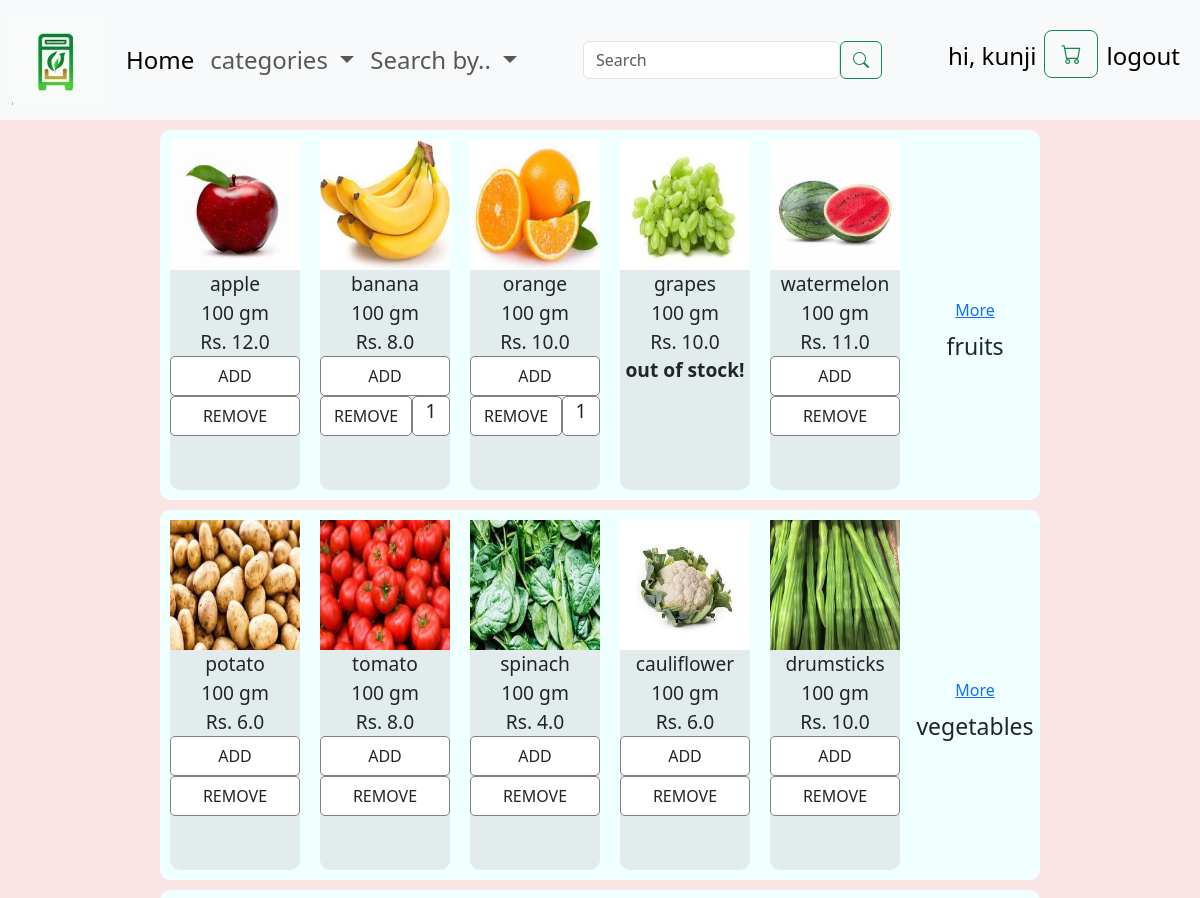
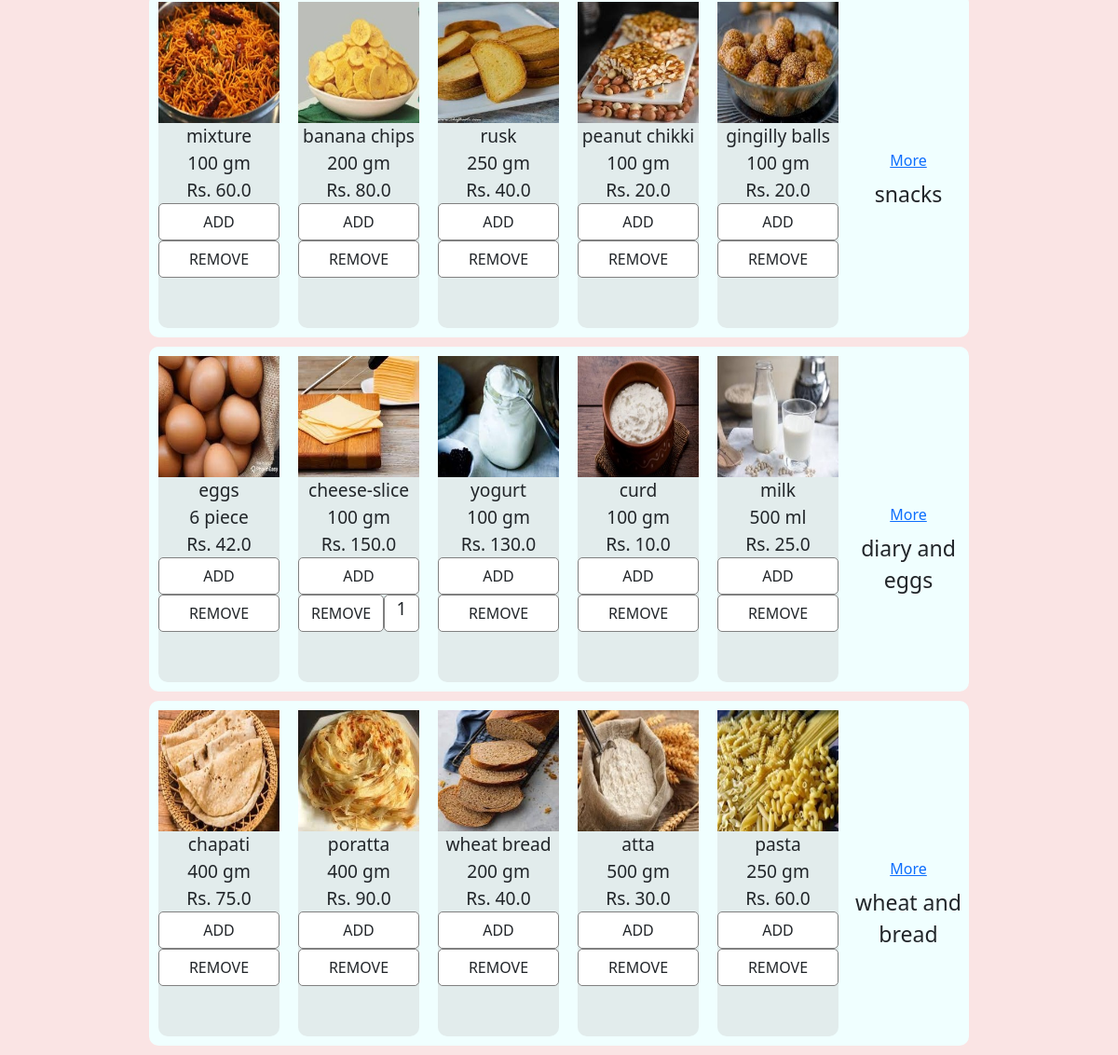
The app's page /home (signed in) with its own data (2 pictures, top to bottom).
### application/models.py (models this page shows, shortened)
class user(db.Model,UserMixin):
    id=db.Column(db.Integer(),primary_key=True)
    uname=db.Column(db.String(length=30),nullable=False,unique=True)
    pswdhash=db.Column(db.String(length=60),nullable=False)
    role=db.Column(db.String(length=10),nullable=False,default='User')
    cart = db.relationship('Cart', backref='user', lazy=True)
    @property
    def password(self):
        return self.password

class prod(db.Model):
    id=db.Column(db.Integer(),primary_key=True)
    catid = db.Column(db.Integer(), db.ForeignKey('cat.id',name='fkpc'), nullable=False)
    pname=db.Column(db.String(length=30),nullable=False,unique=True)
    price = db.Column(db.Float, nullable=False)
    unit=db.Column(db.String(length=15),nullable=False)
    qty=db.Column(db.Integer(),nullable=False,default=0)
    stock=db.Column(db.Integer(),nullable=False,default=20)
    sold=db.Column(db.Integer(),nullable=False)

class cat(db.Model):
    id=db.Column(db.Integer(),primary_key=True)
    cname=db.Column(db.String(length=30),nullable=False,unique=True)
    products = db.relationship('prod', backref='cat', lazy=True)

### application/controllers.py (the view)
@login_required
@app.route('/home')
def hp():
    cate=cat.query.all()
    c=5
    d={}
    for i in current_user.cart:
        d[i.Pid]=i.no
    return render_template('hp.html',cate=cate,c=c,d=d)

### application/models.py (called while the page is built)
@login_manager.user_loader
def load_user(user_id):
    return user.query.get(int(user_id))

### templates/hp.html (shortened to what this page needs)
{%extends 'base.html'%}
{%block content%}
<div class="blockcontent">
{% for i in cate %}
<div class="hpcatb">
<div class="hpcat">
    {%for j in i.products%}
    {%if loop.index <= 5%}
    <div class="prod">
    <div class="pic"><img src="{{ url_for('static', filename='images/prod/'+ j.pname+'.jpeg') }}" alt="product img"></div>
    <div class="name">{{j.pname}}</div>
    <div class="paq">
        {{j.qty}}
        {{j.unit}}
    </div>
    <div class="price">Rs. {{j.price}}</div>
    {%if j.stock>0%}
    <div class="atc">
        <div class="button1">
        <form action="{{ url_for('modifycart', prodid=j.id) }}" method="post">
            <button class="btn" type="submit" name="action" value="add">
                ADD
            </button>
        </form>
        </div>
        <div class="button2">
        <form action="{{ url_for('modifycart', prodid=j.id) }}" method="post">
            <button class="btn" type="submit" name="action" value="remove">
            REMOVE
        </button>
        </form>
        </div>
        {%if j.id in d and d[j.id]>0%}
        <div class="qty">{{ d[j.id] }}</div>
        {%endif%}
    </div>
    {%else%}
    <div class="oof"><strong>out of stock!</strong></div>
    {%endif%}
    </div>
    {%endif%}
    {%endfor%}
    <div class="end">
        <button class="btn more">
            {% set url_params = {'category': i.cname, 'price': None, 'expiry': None} %}
                    <a class="fromddi" href="{{ url_for('fsearch', **url_params) }}">
                      More
                    </a>
        </button>
        <div class="cn">{{i.cname}}</div>
    </div>
</div>
</div>
{%endfor%}
</div>
{%endblock%}

### templates/base.html (shortened to what this page needs)
<!doctype html>
<html lang="en">
   <head>
      <link href="https://cdn.jsdelivr.net/npm/bootstrap@5.3.1/dist/css/bootstrap.min.css" rel="stylesheet">
      <link href="https://cdn.jsdelivr.net/npm/bootstrap-icons@1.10.5/font/bootstrap-icons.min.css" rel="stylesheet">
      <link rel="stylesheet" href="static/css/hp.css">
      <link rel="stylesheet" href="static/css/fs.css">
      <link rel="stylesheet" href="static/css/base.css">
      <link rel="stylesheet" href="static/css/cart.css">
   </head>
   <body>
      <nav class="navbar navbar-expand-md bg-body-tertiary">
        <div class="container-fluid">
          <a class="navbar-brand" href="#"><img src="{{ url_for('static', filename='images/logo/small.jpg') }}" alt="logo"> </a>
          <div class="collapse navbar-collapse" id="navbarSupportedContent">
            <ul class="navbar-nav mb-2 mb-lg-0">
              <li class="nav-item">
                <a class="nav-link active" aria-current="page" href="{{url_for('hp')}}">Home</a>
              </li>
              <li class="nav-item dropdown">
                <a class="nav-link dropdown-toggle" href="#" role="button" data-bs-toggle="dropdown" aria-expanded="false">
                    categories
                </a>
              </li>
              <li class="nav-item dropdown">
                <a class="nav-link dropdown-toggle" href="#" role="button" data-bs-toggle="dropdown" aria-expanded="false">
                  Search by..
                </a>
              </li>
            </ul>
            <ul class="navbar-nav mx-auto">
              <li class="nav-item">
                  <form class="d-flex" role="search" action="/fsearch" method="GET">
                      <input class="form-control" style="max-width: 700px;" type="search" name="search" placeholder="Search" aria-label="Search">
                      <button class="btn btn-outline-success" type="submit">
                          <i class="bi bi-search"></i>
                      </button>
                  </form>
              </li>
             </ul>
            <ul class="navbar-nav mb-2 navright">
            <li class="nav-item ">
              <a class="nav-link active custom-link" aria-current="page" href="#">hi, {{current_user.uname}}</a>
            </li>
            <li class="nav-item">
            <a href="{{ url_for('cart') }}" class="btn btn-outline-success btn-lg">
            <i class="bi bi-cart bi-lg"></i>
            </a>
            </li>
            <li class="nav-item ">
                <a class="nav-link active custom-link" aria-current="page" href="{{ url_for('logout') }}">logout</a>
            </li>
          </ul>
          </div>
        </div>
      </nav>
            {%block content%}
            {% endblock %}
   </body>
</html>

### static/css/hp.css (style rules this page uses)
.blockcontent { margin-top: 60px; }
.hpcatb { margin-left: 150px; margin-right: 150px; }
.hpcat { background-color: azure; display: flex; margin: 10px; border-radius: 10px; font-size:larger; }
.hpcat .prod { border: 3px solid grey; text-align: center; border: 0px solid black; border-radius:10px; width: 400px; height: 350px; margin: 10px; background-color: rgb(226, 236, 236); }
.hpcat .pic img { max-width: 100%; }
.hpcat .pic { align-self: flex-start; }
.end { text-align: center; height: 350px; width: 400px; font-size: larger; font-weight: 100; padding-top: 160px; padding-bottom: 160px; }
.hpcat .prod .atc { display: flex; flex-wrap: wrap; }
.hpcat .prod .atc .button1,.button2,.qty { border: 1px solid grey; background-color: rgb(255, 255, 255); flex-grow: 1; flex-basis: 0; border-radius: 5px; }
.hpcat button { width: 100%; }

### static/css/fs.css (style rules this page uses)
.fscont .prod .atc .button1,.button2,.qty { border: 1px solid grey; background-color: rgb(255, 255, 255); flex-grow: 1; border-radius: 5px; }

### static/css/base.css (style rules this page uses)
.navbar { position: fixed; top: 0; left: 0; width: 100%; padding: 10px 0; z-index: 9999; }
.nav-item { font-size:x-large; }
html { scroll-behavior: smooth; }

### templates/base.html (style rules this page uses)
body { background-color: rgb(250, 228, 228); }

### records on screen
user: uname "kunji"
cat: cname "fruits"
prod: pname (picture), pname "apple", qty "100", unit "gm", price "12.0"
prod: pname (picture), pname "banana", qty "100", unit "gm", price "8.0", catid "1"
prod: pname (picture), pname "orange", qty "100", unit "gm", price "10.0", d "1"
prod: pname (picture), pname "grapes", qty "100", unit "gm", price "10.0", stock "out of stock!"
prod: pname (picture), pname "watermelon", qty "100", unit "gm", price "11.0"
cat: cname "vegetables"
prod: pname (picture), pname "potato", qty "100", unit "gm", price "6.0"
prod: pname (picture), pname "tomato", qty "100", unit "gm", price "8.0"
prod: pname (picture), pname "spinach", qty "100", unit "gm", price "4.0"
prod: pname (picture), pname "cauliflower", qty "100", unit "gm", price "6.0"
prod: pname (picture), pname "drumsticks", qty "100", unit "gm", price "10.0"
cat: cname "snacks"
prod: pname (picture), pname "mixture", qty "100", unit "gm", price "60.0"
prod: pname (picture), pname "banana chips", qty "200", unit "gm", price "80.0"
prod: pname (picture), pname "rusk", qty "250", unit "gm", price "40.0"
prod: pname (picture), pname "peanut chikki", qty "100", unit "gm", price "20.0"
prod: pname (picture), pname "gingilly balls", qty "100", unit "gm", price "20.0"
cat: cname "diary and eggs"
prod: pname (picture), pname "eggs", qty "6", unit "piece", price "42.0"
prod: pname (picture), pname "cheese-slice", qty "100", unit "gm", price "150.0", sold "1"
prod: pname (picture), pname "yogurt", qty "100", unit "gm", price "130.0"
prod: pname (picture), pname "curd", qty "100", unit "gm", price "10.0"
prod: pname (picture), pname "milk", qty "500", unit "ml", price "25.0"
cat: cname "wheat and bread"
prod: pname (picture), pname "chapati", qty "400", unit "gm", price "75.0"
prod: pname (picture), pname "poratta", qty "400", unit "gm", price "90.0"
prod: pname (picture), pname "wheat bread", qty "200", unit "gm", price "40.0"
prod: pname (picture), pname "atta", qty "500", unit "gm", price "30.0"
prod: pname (picture), pname "pasta", qty "250", unit "gm", price "60.0"
